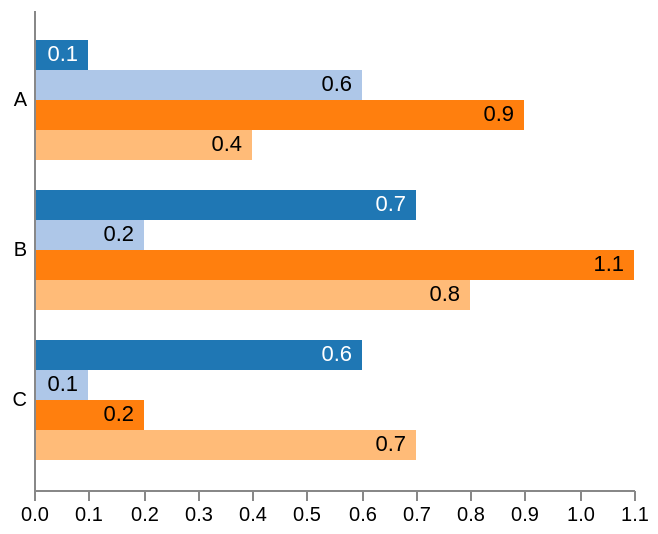

The specification (Vega-Lite) saved for this image:
### Vega specification from a JSON file in a GitHub repository (floating-point values rounded to 4 significant figures)
{"$schema": "https://vega.github.io/schema/vega/v5.json", "width": 300, "height": 240, "padding": 5, "data": [{"name": "table", "values": [{"category": "A", "position": 0, "value": 0.1}, {"category": "A", "position": 1, "value": 0.6}, {"category": "A", "position": 2, "value": 0.9}, {"category": "A", "position": 3, "value": 0.4}, {"category": "B", "position": 0, "value": 0.7}, {"category": "B", "position": 1, "value": 0.2}, {"category": "B", "position": 2, "value": 1.1}, {"category": "B", "position": 3, "value": 0.8}, {"category": "C", "position": 0, "value": 0.6}, {"category": "C", "position": 1, "value": 0.1}, {"category": "C", "position": 2, "value": 0.2}, {"category": "C", "position": 3, "value": 0.7}]}], "scales": [{"name": "yscale", "type": "band", "domain": {"data": "table", "field": "category"}, "range": "height", "padding": 0.2}, {"name": "xscale", "type": "linear", "domain": {"data": "table", "field": "value"}, "range": "width", "round": true, "zero": true, "nice": true}, {"name": "color", "type": "ordinal", "domain": {"data": "table", "field": "position"}, "range": {"scheme": "category20"}}], "axes": [{"orient": "left", "scale": "yscale", "tickSize": 0, "labelPadding": 4, "zindex": 1}, {"orient": "bottom", "scale": "xscale"}], "marks": [{"type": "group", "from": {"facet": {"data": "table", "name": "facet", "groupby": "category"}}, "encode": {"enter": {"y": {"scale": "yscale", "field": "category"}}}, "signals": [{"name": "height", "update": "bandwidth('yscale')"}], "scales": [{"name": "pos", "type": "band", "range": "height", "domain": {"data": "facet", "field": "position"}}], "marks": [{"name": "bars", "from": {"data": "facet"}, "type": "rect", "encode": {"enter": {"y": {"scale": "pos", "field": "position"}, "height": {"scale": "pos", "band": 1}, "x": {"scale": "xscale", "field": "value"}, "x2": {"scale": "xscale", "value": 0}, "fill": {"scale": "color", "field": "position"}}}}, {"type": "text", "from": {"data": "bars"}, "encode": {"enter": {"x": {"field": "x2", "offset": -5}, "y": {"field": "y", "offset": {"field": "height", "mult": 0.5}}, "fill": [{"test": "contrast('white', datum.fill) > contrast('black', datum.fill)", "value": "white"}, {"value": "black"}], "align": {"value": "right"}, "baseline": {"value": "middle"}, "text": {"field": "datum.value"}}}}]}]}
